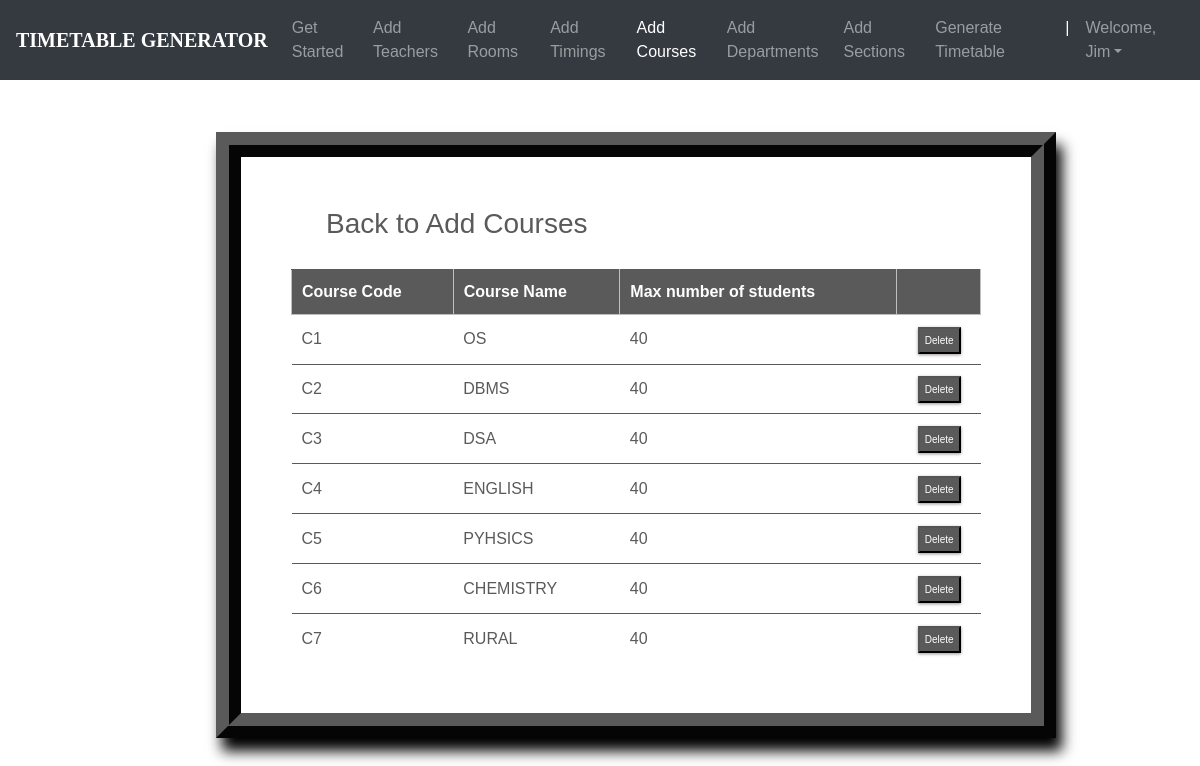
The app's page /courses_list/ (signed in) with its own data.
### ttgen/models.py (models this page shows, shortened)
class Course(models.Model):
    course_number = models.CharField(max_length=5, primary_key=True)
    course_name = models.CharField(max_length=40)
    max_numb_students = models.CharField(max_length=65)
    instructors = models.ManyToManyField(Instructor)

### ttgen/views.py (the view)
# urls.py: path('courses_list/', views.course_list_view, name='editcourse'),
@login_required
def course_list_view(request):
    context = {
        'courses': Course.objects.all()
    }
    return render(request, 'courseslist.html', context)

### templates/courseslist.html (shortened to what this page needs)
<!DOCTYPE html>
<html lang="en">
<head>
	<link rel="stylesheet" href="https://maxcdn.bootstrapcdn.com/bootstrap/4.0.0/css/bootstrap.min.css">
    <link rel="stylesheet" type="text/css" href="static/css/index.css">
</head>
<body>
        <header>
			<nav class="navbar navbar-expand-md navbar-dark fixed-top bg-dark">
                <a class="navbar-brand" href="#"><b>TIMETABLE GENERATOR</b></a>
                <div class="collapse navbar-collapse" id="navbarCollapse">
                    <ul class="navbar-nav ml-auto">
                    <li class="nav-item">
                        <a class="nav-link" href="{% url 'admindash' %}">Get Started</a>
                    </li>
                    <li class="nav-item">
                        <a class="nav-link" href="{% url 'addInstructors' %}">Add Teachers</a>
                    </li>
                    <li class="nav-item">
                        <a class="nav-link" href="{% url 'addRooms' %}">Add Rooms</a>
                    </li>
                    <li class="nav-item">
		                <a class="nav-link" href="{% url 'addTimings' %}">Add Timings</a>
		            </li>
                    <li class="nav-item active">
                        <a class="nav-link" href="{% url 'addCourses' %}">Add Courses</a>
                    </li>
                    <li class="nav-item">
			            <a class="nav-link" href="{% url 'addDepts' %}">Add Departments</a>
		            </li>
                    <li class="nav-item">
			            <a class="nav-link" href="{% url 'addSections' %}">Add Sections</a>
		            </li>
                    <li class="nav-item">
			            <a class="nav-link" href="{% url 'generate' %}">Generate Timetable</a>
		            </li>
                    <li class="nav-item active">
			            <a class="nav-link">|</a>
		            </li>
                    <li class="nav-item dropdown">
		                <a class="nav-link dropdown-toggle" href="#" id="dropdown03" data-toggle="dropdown" aria-haspopup="true" aria-expanded="false">Welcome, {{ user.first_name }}</a>
		            </li>
                    </ul>
                </div>
            </nav>
        </header>
        <br><br>
    {% block content %}
{% load static %}
<fieldset class="fieldset">
    <a href="{% url 'addCourses'%}"><h1 class="tablink" onclick="openPage('new')" id="defaultOpen">Back to Add Courses</h1></a>
    <div class="tabcontent" id="edit">
        <table class="table1">
            <thead>
            <tr class="table-headers">
            <th>Course Code</th>
            <th>Course Name</th>
            <th>Max number of students</th>
            <th  class="empty"></th>
            </tr>
            </thead>
            <tbody>
            {% for crs in courses %}
            <tr>
             <td>{{crs.course_number}}</td>
             <td>{{crs.course_name}}</td>
             <td>{{crs.max_numb_students}}</td>
             <td class="empty">
                <form action="{% url 'deletecourse' crs.course_number %}" method="post">
                        <input type="submit" value="Delete" class="cross">
                </form>
             </td>
             </tr>
            {% endfor %}
            </tbody>
        </table>
    </div>
</fieldset>
{% endblock %}

### static/css/index.css (style rules this page uses)
body { padding-top: 3rem; padding-bottom: 3rem; color: #5a5a5a; font-family: 'Poppins', sans-serif; overflow-x: hidden; }
nav { font-family: sans-serif; }
.navbar-brand { font-size: 20px; font-family: Georgia, 'Times New Roman', Times, serif; }

### templates/courseslist.html (style rules this page uses)
nav { font-family: sans-serif; }
.navbar-brand { font-size: 20px; font-family: Georgia, 'Times New Roman', Times, serif; }
* { margin: 0; padding: 0; box-sizing: border-box; }
html { scroll-behavior: smooth; }
a { text-decoration:none; }
form { margin-top: 3%; margin-left: 18%; margin-right: 12%; }
fieldset h1 { color: #5a5a5a; padding-bottom: 20px; margin-left: 35px; display: inline-block; cursor: pointer; font-size: 28px; }
fieldset input { padding:8px; color: #938c8c }
.table2 td, th { border: 1px solid rgb(190,190,190); padding: 10px 20px; }
.table1 { width: 100%; border-collapse: collapse; text-align: left; overflow: hidden; }
.table1 td, th { border-top: 1px solid #5a5a5a; padding: 10px; }
.table1 th { background-color: #5a5a5a; color: #fff; }
.cross { font-size:10px; box-shadow: 0px 1px 3px 0px #9e9292; padding: 4px 5px; color: #fff; background-color: #5a5a5a; cursor: pointer; }
.fieldset { margin-top: 3%; margin-left: 18%; margin-right: 12%; padding: 50px; border-width: 25px; border-style: ridge; border-color: #5a5a5a; box-shadow: 6px 13px 13px 0px black; background-color: #fff; }

### records on screen
Course: course_number "C1", course_name "OS", max_numb_students "40"
Course: course_number "C2", course_name "DBMS", max_numb_students "40"
Course: course_number "C3", course_name "DSA", max_numb_students "40"
Course: course_number "C4", course_name "ENGLISH", max_numb_students "40"
Course: course_number "C5", course_name "PYHSICS", max_numb_students "40"
Course: course_number "C6", course_name "CHEMISTRY", max_numb_students "40"
Course: course_number "C7", course_name "RURAL", max_numb_students "40"

### other values on screen
{{ user.first_name }} "Jim"
